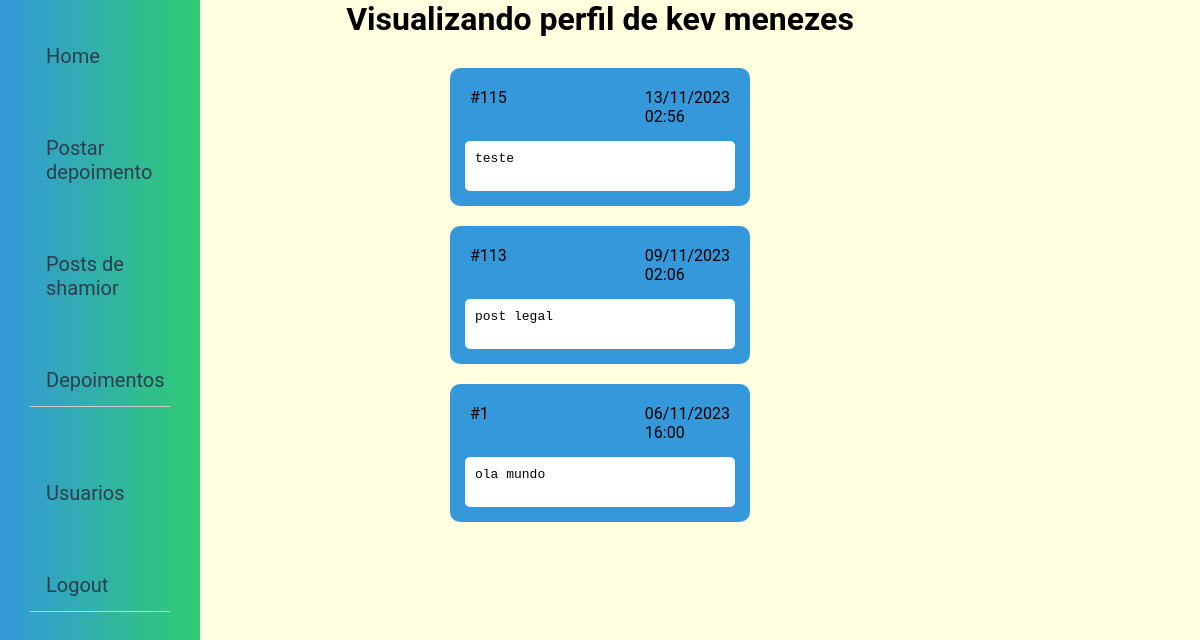
The page /shamior/posts (signed in) on the database its author committed.
### models.py (models this page shows)
class Usuario(db.Model):
    __tablename__ = "Usuario"
    usuario = Column(String(20), primary_key=True)
    nome = Column(String(64))
    sobrenome = Column(String(64))
    senha = Column(String(102))
    criado_em = Column(DateTime, default=datetime.now)

class Post(db.Model):
    id = Column(Integer, primary_key=True, autoincrement=True)
    de = Column(ForeignKey("Usuario.usuario"))
    para = Column(ForeignKey("Usuario.usuario"))
    conteudo = Column(String)
    criado_em = Column(DateTime, default=datetime.now)

### app.py (the view)
@app.route('/<username>/posts')
@login_required
def usuario(username):
    user = Usuario.query.filter_by(usuario=username).first()
    if user == None:
        return 'Usuario não existe'
    posts = Post.query.filter_by(de=username, para=username).order_by(
        Post.criado_em.desc(),
    ).all()
    return render_template(
        'usuario/posts.html',
        nome=user.nome,
        sobrenome=user.sobrenome,
        usuario=user.usuario,
        posts=posts
    )

### app.py (called while the page is built)
def login_required(funcao):
    @wraps(funcao)
    def inner(*args, **kwargs):
        if 'logado' in session:
            return funcao(*args, **kwargs)
        else:
            return redirect(url_for('login'))
    return inner

### templates/usuario/posts.html (shortened to what this page needs)
<!DOCTYPE html>
<html lang="pt-BR">
<head>
    <link rel="stylesheet" href="/static/css/page.css">
</head>
<body>
    <nav>
        <div class="wrapper">
            <a href="/posts">Home</a>
            <a href="/{{ usuario }}/postar">Postar depoimento</a>
            <a href="/{{ usuario }}/posts">Posts de {{ usuario }}</a>
            <a href="/{{ usuario }}/depoimentos">Depoimentos</a>
        </div>
        <div class="wrapper">
            <a href="/listar/usuarios">Usuarios</a>
            <a href="/logout">Logout</a>
        </div>
    </nav>
    <main>
        <h1>Visualizando perfil de {{ nome }} {{ sobrenome }}</h1>
        <div class="posts">
            {% for post in posts %}
                <div class="post">
                    <div class="post-header">
                        <div class="authors">
                            <p>#{{ post.id }}</p>
                        </div>
                        <div class="time">
                            <p>{{ post.criado_em.strftime("%d/%m/%Y") }}</p>
                            <p>{{ post.criado_em.strftime("%H:%M") }}</p>
                        </div>
                    </div>
                    <pre class="content">{{ post.conteudo }}</pre>
                </div>
            {% endfor %}
        </div>
    </main>
</body>
</html>

### static/css/page.css (style rules this page uses)
:root { --nav-height: 70px; --primary-color: #3498db; --secondary-color: #2ecc71; --text-color: #2c3e50; --highlight-color: #ff5252; }
* { margin: 0; box-sizing: border-box; }
body { font-family: 'Roboto', sans-serif; }
.posts { margin-top: 30px; display: grid; grid-template-columns: repeat(auto-fit, minmax(300px, 1fr)); gap: 20px; }
.post { background-color: var(--primary-color); border-radius: 10px; overflow: hidden; border: 10px solid var(--primary-color); transition: transform 0.3s ease-in-out; }
.post-header { display: flex; justify-content: space-between; background-color: var(--primary-color); padding: 10px; }
.content { background-color: #FFFFFF; text-wrap: wrap; margin: 5px; min-height: 50px; border-radius: 5px; padding: 10px; }
nav { display: flex; flex-direction: column; position: fixed; top: 0; left: 0; height: 100%; width: 200px; background: linear-gradient(to right, var(--primary-color), var(--secondary-color)); color: var(--text-color); }
nav .wrapper a { display: block; padding: 14px 16px; text-decoration: none; color: var(--text-color); }
nav a { font-size: 20px; text-decoration: none; color: var(--text-color); transition: color 0.3s ease; }
nav .wrapper { display: flex; gap: 40px; margin: 30px; flex-direction: column; border-bottom: 1px solid #ccc; }
main { background-color: #FFFFE0; display: flex; flex-direction: column; padding: 10px; padding-top: 0%; align-items: center; min-height: 100vh; }

### rows shown on the page
Usuario: usuario "shamior", nome "kev", sobrenome "menezes"
Post: id "115", criado_em "13/11/2023", criado_em "02:56", conteudo "teste"
Post: id "113", criado_em "09/11/2023", criado_em "02:06", conteudo "post legal"
Post: id "1", criado_em "06/11/2023", criado_em "16:00", conteudo "ola mundo"
